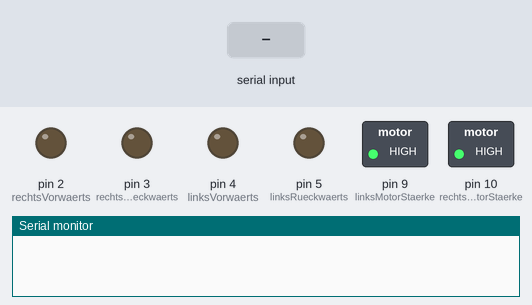
This sketch was run on a simulated Arduino Uno, built with avr-gcc and run on an emulated ATmega328P. Shown: switched loads named in the sketch (green lamp = pin HIGH), output pins drawn as LEDs (lit = HIGH), the last lines printed to the serial monitor. The inputs (shaded band) are chosen by the test bench.

Above: at 1.2 s.
1.3 s: "1\n" received over Serial
2.8 s: byte 50 ('2') received over Serial
At 3.7 s:
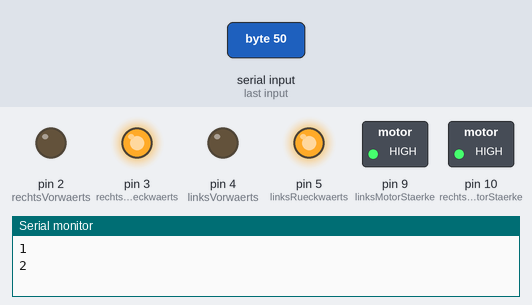
4.3 s: byte 51 ('3') received over Serial
At 4.8 s:
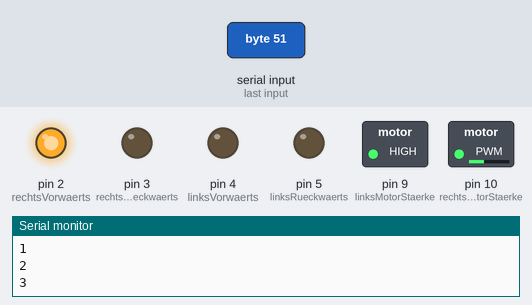
5.8 s: byte 52 ('4') received over Serial
At 7.0 s:
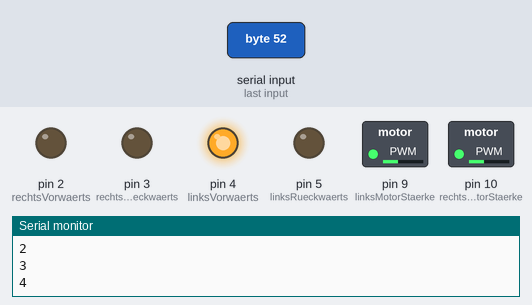
7.3 s: byte 49 ('1') received over Serial
At 8.3 s:
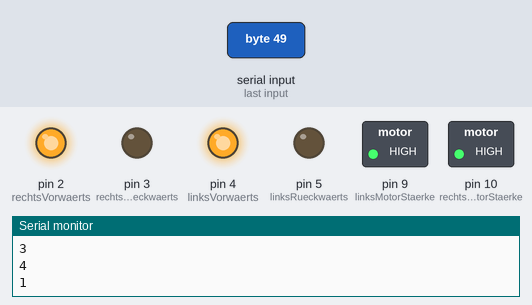
8.8 s: "0\n" received over Serial
At 9.4 s:
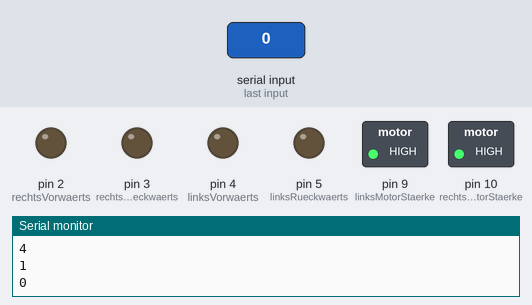
Timing chart, 0 to 11.3 s (numbered marks = the images above; inputs shaded):
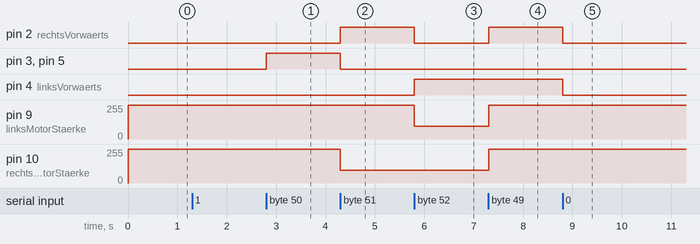

The sketch:

sketch_jul26c.ino
```cpp
/* ULTRASCHALL PINS
 *
 * const int TRIGGER = 11;
 * const int echo = 12;
 *
*/

const int rechtsVorwaerts = 2;
const int rechtsRueckwaerts = 3;
const int linksVorwaerts = 4;
const int linksRueckwaerts = 5;
const int linksMotorStaerke = 9;
const int rechtsMotorStaerke = 10;

char data = 0;

void setup()
{
 /* pinMode(TRIGGER , OUTPUT);
  pinMode(echo , INPUT);*/
  pinMode(rechtsVorwaerts , OUTPUT);
  pinMode(rechtsRueckwaerts , OUTPUT);
  pinMode(linksVorwaerts , OUTPUT);
  pinMode(linksRueckwaerts , OUTPUT);
  pinMode(linksMotorStaerke , OUTPUT);
  pinMode(rechtsMotorStaerke , OUTPUT);
  Serial.begin(9600);

  analogWrite(linksMotorStaerke, 255);
  analogWrite(rechtsMotorStaerke, 255);

}

void loop()
{
   if(Serial.available() > 0)      // Send data only when you receive data:
   {
      data = Serial.read();        //Read the incoming data & store into data
      Serial.print(data);          //Print Value inside data in Serial monitor
      Serial.print("\n");

      if(data == '1')
          vorwaertsFahren();
      else if(data == '2')
          rueckwaertsFahren();
      else if(data == '3')
          linksDrehen();
      else if(data == '4')
          rechtsDrehen();
      else
          stoppen();
   }
}

//ULTRASCHALLSENSOR ---------------------------------------------------------------------

/*int distanzMessen()
{
  int distanz;

// Ultraschallsensor schickt Signal
  digitalWrite(TRIGGER, LOW);
  delayMicroseconds(2);
  digitalWrite(TRIGGER , HIGH);
  delayMicroseconds(10);
  digitalWrite(TRIGGER , LOW);

// Ultraschallsensor

  dauer = pulseIn(echo , HIGH);
  distanz = (dauer/2) / 28.5 ;
  Serial.println(distanz);
  delay(100);
  return distanz;
}*/

//ROBOTER --------------------------------------------------------------------------------

void vorwaertsFahren()
{
    analogWrite(linksMotorStaerke, 255);
    analogWrite(rechtsMotorStaerke, 255);
    digitalWrite(rechtsVorwaerts , HIGH);
    digitalWrite(rechtsRueckwaerts , LOW);
    digitalWrite(linksVorwaerts , HIGH);
    digitalWrite(linksRueckwaerts , LOW);
}

void rueckwaertsFahren()
{
    analogWrite(linksMotorStaerke, 255);
    analogWrite(rechtsMotorStaerke, 255);
    digitalWrite(rechtsVorwaerts , 0);
    digitalWrite(rechtsRueckwaerts , 1);
    digitalWrite(linksVorwaerts , 0);
    digitalWrite(linksRueckwaerts , 1);
}

void linksDrehen()
{
    analogWrite(rechtsMotorStaerke, 95);
    digitalWrite(rechtsVorwaerts , HIGH);
    digitalWrite(rechtsRueckwaerts , LOW);
    digitalWrite(linksVorwaerts , 0);
    digitalWrite(linksRueckwaerts , 0);
}

void rechtsDrehen()
{
    analogWrite(linksMotorStaerke, 95);
    digitalWrite(rechtsVorwaerts , 0);
    digitalWrite(rechtsRueckwaerts , 0);
    digitalWrite(linksVorwaerts , 1);
    digitalWrite(linksRueckwaerts , 0);
}

void stoppen()
{
    digitalWrite(rechtsVorwaerts , 0);
    digitalWrite(rechtsRueckwaerts , 0);
    digitalWrite(linksVorwaerts , 0);
    digitalWrite(linksRueckwaerts , 0);
}
```

Measured:
- after the input at 2.8 s, pin 3 (rechtsRueckwaerts), pin 5 (linksRueckwaerts): LOW → HIGH at once
- after the input at 4.3 s, pin 2 (rechtsVorwaerts): LOW → HIGH at once; pin 3 (rechtsRueckwaerts), pin 5 (linksRueckwaerts): HIGH → LOW at once; pin 10 (rechtsMotorStaerke): 255/255 → 95/255 at once
- after the input at 5.8 s, pin 2 (rechtsVorwaerts): HIGH → LOW at once; pin 4 (linksVorwaerts): LOW → HIGH at once; pin 9 (linksMotorStaerke): 255/255 → 95/255 at once
- after the input at 7.3 s, pin 2 (rechtsVorwaerts): LOW → HIGH at once; pin 9 (linksMotorStaerke), pin 10 (rechtsMotorStaerke): 95/255 → 255/255 at once
- after the input at 8.8 s, pin 2 (rechtsVorwaerts), pin 4 (linksVorwaerts): HIGH → LOW at once
